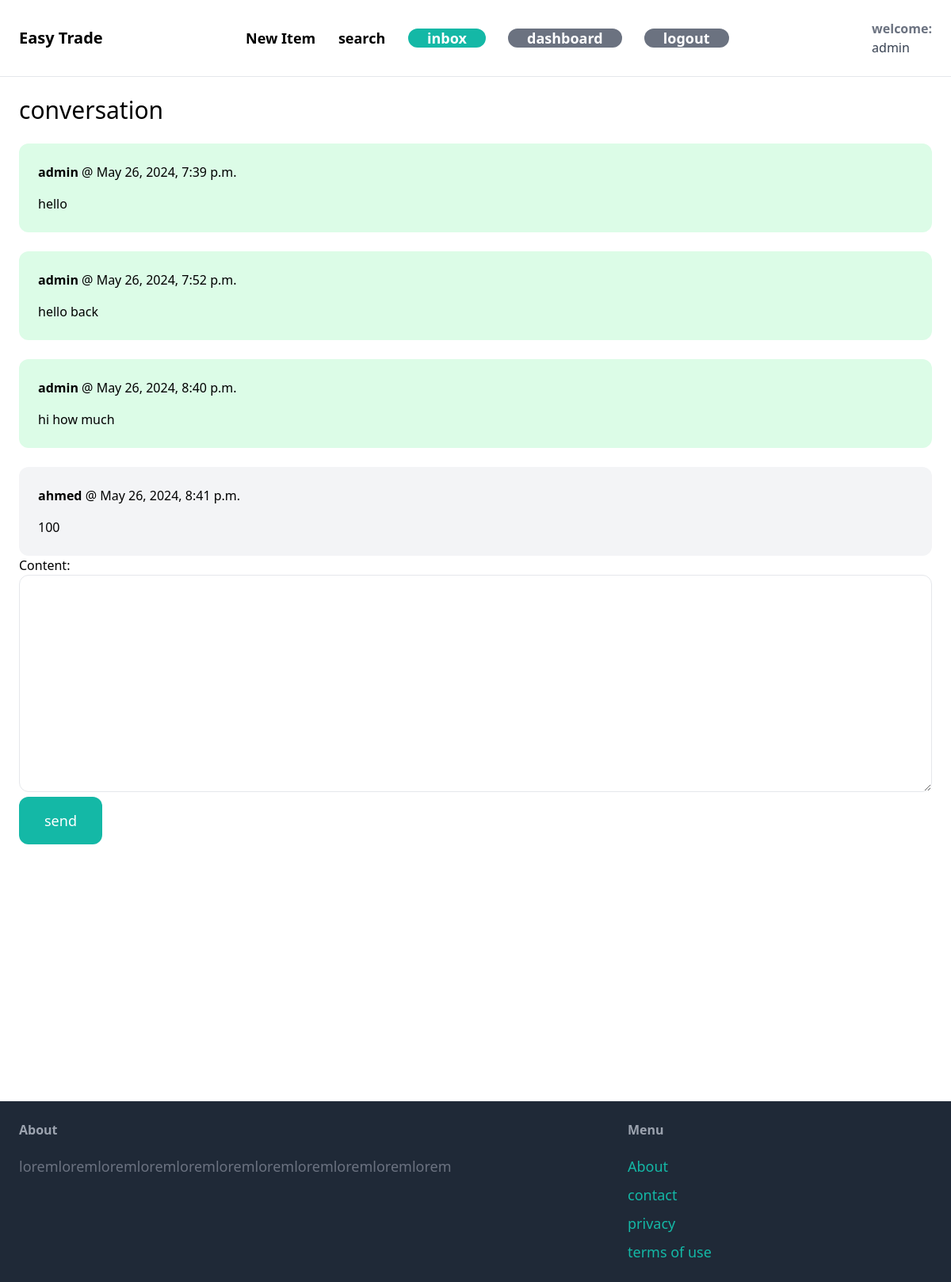
Page /inbox/3/ (signed in) on the committed database.
### conversation/models.py (models this page shows)
class ConversationMessage(models.Model):
    conversation=models.ForeignKey(Conversation, related_name='messages',on_delete=models.CASCADE)
    content= models.TextField()
    created_at= models.DateTimeField(auto_now_add=True)
    created_by= models.ForeignKey(User, related_name='created_messages', on_delete=models.CASCADE)

### conversation/views.py (the view)
# urls.py: path('<int:pk>/',views.detail,name='detail'),
@login_required
def detail(request,pk):
    conversation = Conversation.objects.filter(members__in=[request.user.id]).get(pk=pk)
    if request.method == 'POST':
        form = ConversationMessageForm(request.POST)
        if form.is_valid():
            conversation_message = form.save(commit=False)
            conversation_message.conversation = conversation
            conversation_message.created_by = request.user
            conversation_message.save()
            return redirect('conversation:detail', pk=pk)
    else:
        form = ConversationMessageForm()
    context={'conversation':conversation,
             'form': form}
    return render(request, 'conversation/chatdetail.html',context)

### conversation/forms.py
class ConversationMessageForm(forms.ModelForm):
    class Meta:
        model = ConversationMessage
        fields = ('content',)
        widgets={
            'content': forms.Textarea(attrs={'class':'w-full py-4 px-6 rounded-xl border'})
        }

### conversation/templates/conversation/chatdetail.html (shortened to what this page needs)
{% extends "core/base.html" %}
{% block content%}
<h1 class ="mb-6 text-3xl">conversation</h1>
<div class=" space-y-6">
   {% for message in conversation.messages.all %}
       <div class="p-6 flex{%if message.created_by == request.user %} bg-green-100 {%else%} bg-gray-100 {%endif%} rounded-xl">
      <div>
        <p class="mb-4"><strong>{{ message.created_by.username }}</strong> @ {{ message.created_at }}</p>
        <p> {{message.content }}</p>
      </div>
       </div>
   {%endfor%}
</div>
<form method="POST"  action='.'>
   {{ form.as_p }}
   <button class="py-4 px-8 text-lg bg-teal-500 hover:bg-teal-700 rounded-xl text-white" >send</button>
</form>
{%endblock%}

### core/templates/core/base.html (shortened to what this page needs)
<!DOCTYPE html>
<html lang="en">
<head>
    <script src="https://cdn.tailwindcss.com"></script>
    <nav class="py-6 px-6 flex justify-between items-center border-b border-grey-200 ">
        <a href="/" class="text-xl font-semibold ">Easy Trade</a>
        <div class="space-x-6">
            <a href="{% url 'item:new'%}" class="text-lg font-semibold hover:text-gray-500"> New Item </a>
            <a href="{% url 'item:items'%}" class="text-lg font-semibold hover:text-gray-500"> search </a>
            {%if request.user.is_authenticated%}
            <a href="{% url 'conversation:inbox' %}" class="px-6 py-3- text-lg font-semibold bg-teal-500 text-white rounded-xl hover:bg-teal-700">inbox</a>
            <a href="{% url 'dashboard:index'%}" class="px-6 py-3- text-lg font-semibold bg-gray-500 text-white rounded-xl hover:bg-gray-700">dashboard</a>
            <a href="{% url 'dashboard:logout'%}" class="px-6 py-3- text-lg font-semibold bg-gray-500 text-white rounded-xl hover:bg-gray-700">logout</a>
            {%else%}
            <a href="{% url 'core:signup'%}" class="px-6 py-3- text-lg font-semibold bg-teal-500 text-white rounded-xl hover:bg-teal-700">Sign up</a>
            <a href="{% url 'core:login'%}" class="px-6 py-3- text-lg font-semibold bg-gray-500 text-white rounded-xl hover:bg-gray-700">Log in</a>
            {%endif%}
        </div>
        {% if request.user.is_authenticated%}
        <div class="space-x-6">
            <p class="text-gray-700">
                <strong class="text-gray-500">welcome: </strong><br>{{request.user}}</p>
            </div>
            {%endif%}
    </nav>
</head>
<body>
   <div class="px-6 py-6">
    {%block content%}
    {% endblock %}
   </div>
   <div style="min-height:300px"></div>
   <footer class="py-6 px-6 flex justify-between bg-gray-800">
    <div class="w-2/3 pr-10">
        <h3 class="mb-5 font-semibold text-gray-400">About</h3>
        <p class="text-lg text-gray-500 "> loremloremloremloremloremloremloremloremloremloremlorem </p>
    </div>
    <div class="w-1/3">
        <h3 class="mb-5 font-semibold text-gray-400">Menu</h3>
        <ul class="space-y-2">
            <li><a href="" class="text-lg text-teal-500 hover:text-teal-700">About</a></li>
            <li><a href="{% url 'core:contact' %}" class="text-lg text-teal-500 hover:text-teal-700">contact</a></li>
            <li><a href="" class="text-lg text-teal-500 hover:text-teal-700">privacy</a></li>
            <li><a href="" class="text-lg text-teal-500 hover:text-teal-700">terms of use</a></li>
        </ul>
    </div>
</footer>
</body>
</html>

### rows in the picture
ConversationMessage: created_by.username "admin", created_at "May 26, 2024, 7:39 p.m.", content "hello"
ConversationMessage: created_by.username "admin", created_at "May 26, 2024, 7:52 p.m.", content "hello back"
ConversationMessage: created_by.username "admin", created_at "May 26, 2024, 8:40 p.m.", content "hi how much"
ConversationMessage: created_by.username "ahmed", created_at "May 26, 2024, 8:41 p.m.", content "100"

### other values in the picture
{{ request.user }} "admin"
